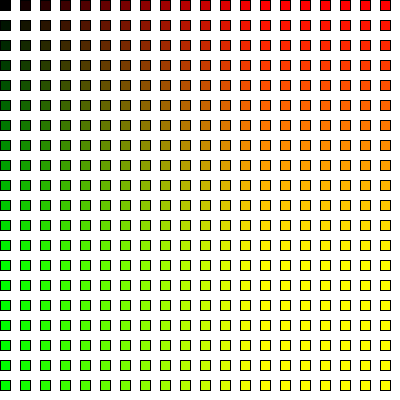
Frame 1 (no input)
Frame 60 (the mouse pressed at the canvas centre just before this capture): identical to frame 1, image omitted
Frame 120 (the mouse held since frame 60 and released just before this capture): identical to frame 1, image omitted

The Processing sketch that drew this single still picture (run headless with seeded random() and noise(); from frame 60 on, the mouse is pressed at the canvas centre):

// Processing sketch: grilla_1
// ── grilla_1.pde
float sepaX;
float sepaY;

void setup() {
  size(400, 400);
  sepaX = 20;
  sepaY = 20;
}

void draw() {
  background(255);
  //sepaX = mouseX;
  //sepaY = mouseY;
  noFill();

  for (int i=0; i<20; i++) {
    for (int j=0; j<20; j++) {
        fill(20*i, 20*j, 0);
        rect(sepaX*i, sepaY*j, 10, 10);
    }
  }
}
